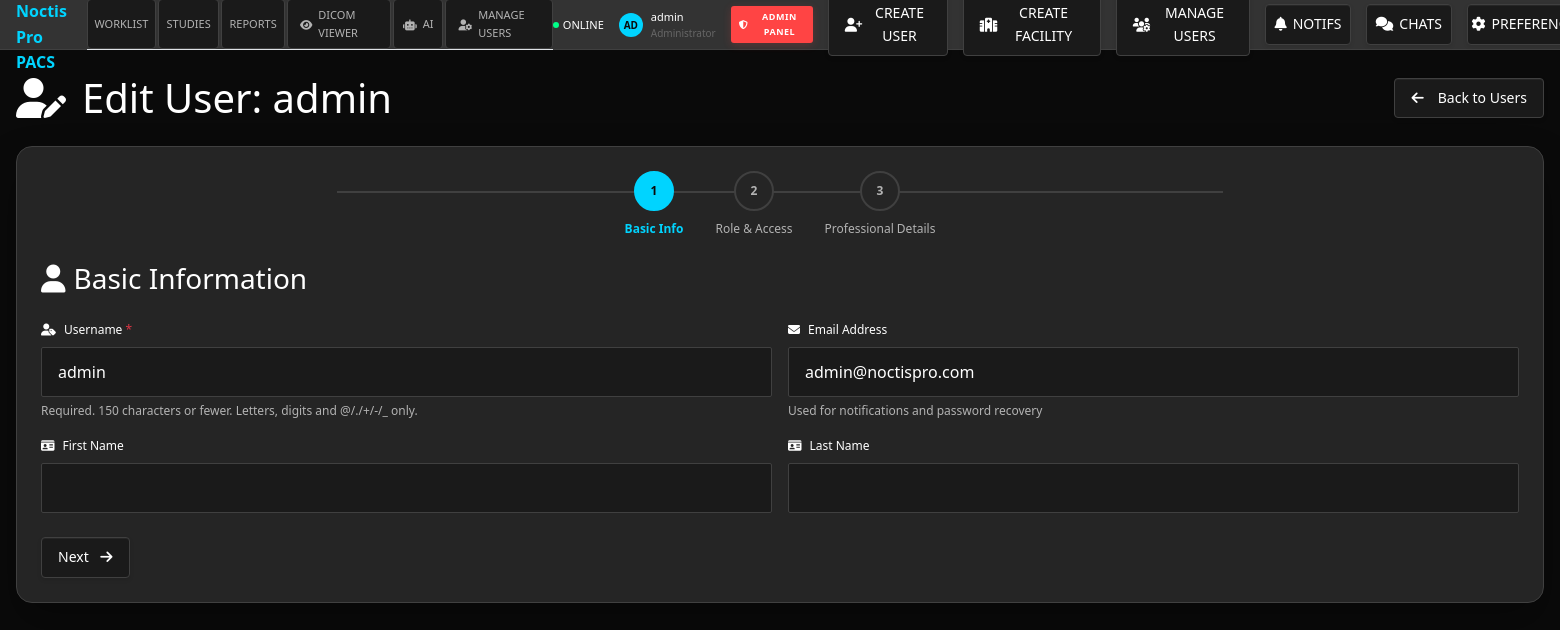
The page /admin-panel/users/edit/1/ (signed in) on the database its author committed.
### accounts/models.py (models this page shows, shortened)
class User(AbstractUser):
    USER_ROLES = (
        ('admin', 'Administrator'),
        ('radiologist', 'Radiologist'),
        ('facility', 'Facility User'),
    )
    role = models.CharField(max_length=20, choices=USER_ROLES, default='facility')
    facility = models.ForeignKey(Facility, on_delete=models.CASCADE, null=True, blank=True)
    phone = models.CharField(max_length=20, blank=True)
    license_number = models.CharField(max_length=100, blank=True)
    specialization = models.CharField(max_length=100, blank=True)
    is_verified = models.BooleanField(default=False)
    last_login_ip = models.GenericIPAddressField(null=True, blank=True)
    created_at = models.DateTimeField(auto_now_add=True)
    updated_at = models.DateTimeField(auto_now=True)
    def is_admin(self):
        if getattr(self, 'is_superuser', False) or getattr(self, 'is_staff', False):
            return True
        return self.role == 'admin'
    def can_edit_reports(self):
        return self.role in ['admin', 'radiologist']
    def can_manage_users(self):
        if getattr(self, 'is_superuser', False) or getattr(self, 'is_staff', False):
            return True
        return self.role == 'admin'

### admin_panel/views.py (the view)
# urls.py: path('users/edit/<int:user_id>/', views.user_edit, name='user_edit'),
@login_required
@user_passes_test(is_admin)
def user_edit(request, user_id):
    from .forms import CustomUserUpdateForm
    user = get_object_or_404(User, id=user_id)
    if request.method == 'POST':
        form = CustomUserUpdateForm(request.POST, instance=user)
        if form.is_valid():
            try:
                updated_user = form.save()
                AuditLog.objects.create(
                    user=request.user,
                    action='update',
                    model_name='User',
                    object_id=str(updated_user.id),
                    object_repr=str(updated_user),
                    description=f'Updated user {updated_user.username} ({updated_user.get_role_display()})'
                )
                facility_info = f" - Assigned to {updated_user.facility.name}" if updated_user.facility else ""
                status_info = []
                if updated_user.is_active:
                    status_info.append("Active")
                if updated_user.is_verified:
                    status_info.append("Verified")
                status_text = ", ".join(status_info) if status_info else "Inactive"
                messages.success(
                    request,
                    f'User "{updated_user.username}" updated successfully! '
                    f'Role: {updated_user.get_role_display()}{facility_info}. '
                    f'Status: {status_text}.'
                )
                return redirect('admin_panel:user_management')
            except Exception as e:
                messages.error(request, f'Error updating user: {str(e)}')
        else:
            for field, errors in form.errors.items():
                for error in errors:
                    if field == '__all__':
                        messages.error(request, error)
                    else:
                        field_name = form.fields[field].label or field.replace('_', ' ').title()
                        messages.error(request, f'{field_name}: {error}')
    else:
        form = CustomUserUpdateForm(instance=user)
    facilities = Facility.objects.filter(is_active=True).order_by('name')
    context = {
        'form': form,
        'user_obj': user,
        'facilities': facilities,
        'user_roles': User.USER_ROLES,
        'edit_mode': True,
        'facilities_count': facilities.count(),
    }
    return render(request, 'admin_panel/user_form.html', context)

### admin_panel/views.py (called while the page is built)
def is_admin(user):
    return user.is_authenticated and user.is_admin()

### worklist/templatetags/dicts.py (called while the page is built, shortened)
@register.simple_tag(takes_context=True)
def user_caps(context):
    user = context.get('user')
    caps = {
        'ai_visible': hasattr(user, 'is_admin') and user.is_admin() or hasattr(user, 'is_radiologist') and user.is_radiologist(),
        'manage_settings': hasattr(user, 'is_admin') and user.is_admin(),
        'can_upload': True,  # All authenticated users can upload
        'can_edit_reports': hasattr(user, 'can_edit_reports') and user.can_edit_reports(),
        'can_manage_users': hasattr(user, 'can_manage_users') and user.can_manage_users(),
    }
    return caps

### templates/admin_panel/user_form.html (shortened to what this page needs)
{% extends 'base.html' %}
{% load static %}
{% block content %}
<div class="container-fluid py-4">
  <div class="row mb-4">
    <div class="col-12 d-flex justify-content-between align-items-center">
      <h1 class="text-white mb-0">
        {% if edit_mode %}
          <i class="fas fa-user-edit me-3"></i>Edit User: {{ user_obj.username }}
        {% else %}
          <i class="fas fa-user-plus me-3"></i>Create User
        {% endif %}
      </h1>
      <a href="{% url 'admin_panel:user_management' %}" class="btn-control">
        <i class="fas fa-arrow-left me-2"></i>Back to Users
      </a>
    </div>
  </div>
  <div class="card-medical p-4">
    <div class="progress-indicator mb-4">
      <div class="step-indicator">
        <div class="step active" data-step="1">
          <div class="step-number">1</div>
          <div class="step-label">Basic Info</div>
        </div>
        <div class="step" data-step="2">
          <div class="step-number">2</div>
          <div class="step-label">Role & Access</div>
        </div>
        <div class="step" data-step="3">
          <div class="step-number">3</div>
          <div class="step-label">Professional Details</div>
        </div>
      </div>
    </div>
    <form method="post" class="multi-step-form">
      <div class="form-step active" data-step="1">
        <h3 class="text-white mb-4"><i class="fas fa-user me-2"></i>Basic Information</h3>
        <div class="row g-3">
          <div class="col-md-6">
            <label class="form-label text-white" for="id_username">
              <i class="fas fa-user-tag me-2"></i>Username <span class="text-danger">*</span>
            </label>
            {{ form.username }}
            {% if form.username.help_text %}
            <div class="form-text text-muted">{{ form.username.help_text }}</div>
            {% else %}
            <div class="form-text text-muted">Username must be unique and will be used for login</div>
            {% endif %}
          </div>
          <div class="col-md-6">
            <label class="form-label text-white" for="id_email">
              <i class="fas fa-envelope me-2"></i>Email Address
            </label>
            {{ form.email }}
            {% if form.email.help_text %}
            <div class="form-text text-muted">{{ form.email.help_text }}</div>
            {% else %}
            <div class="form-text text-muted">Used for notifications and password recovery</div>
            {% endif %}
          </div>
          <div class="col-md-6">
            <label class="form-label text-white" for="id_first_name">
              <i class="fas fa-id-card me-2"></i>First Name
            </label>
            {{ form.first_name }}
          </div>
          <div class="col-md-6">
            <label class="form-label text-white" for="id_last_name">
              <i class="fas fa-id-card me-2"></i>Last Name
            </label>
            {{ form.last_name }}
          </div>
        </div>
      </div>
      <div class="form-navigation mt-4">
        <div class="d-flex justify-content-between">
          <button type="button" class="btn-control" id="nextBtn">
            Next <i class="fas fa-arrow-right ms-2"></i>
          </button>
        </div>
      </div>
    </form>
  </div>
</div>
{% endblock %}

### templates/base.html (shortened to what this page needs)
<!DOCTYPE html>
<html lang="en">
<head>
    <link href="https://cdn.jsdelivr.net/npm/bootstrap@5.3.0/dist/css/bootstrap.min.css" rel="stylesheet">
    <link href="https://cdnjs.cloudflare.com/ajax/libs/font-awesome/6.4.0/css/all.min.css" rel="stylesheet">
    {% load static %}
    {% load dicts %}
    <link rel="stylesheet" href="{% static 'css/noctis-dashboard-style.css' %}">
    <link href="{% static 'css/dicom-viewer-buttons.css' %}" rel="stylesheet">
    <link href="{% static 'css/enhanced-buttons.css' %}" rel="stylesheet">
    <link href="{% static 'css/websocket-ui.css' %}" rel="stylesheet">
    <link href="{% static 'css/visibility-fixes.css' %}" rel="stylesheet">
    <link href="{% static 'css/admin-permissions-fix.css' %}" rel="stylesheet">
</head>
<body class="bg-medical" data-user-id="{% if user.is_authenticated %}{{ user.id }}{% endif %}">
{% if not hide_navbar %}
    <nav class="top-navbar" role="navigation" aria-label="Main Navigation">
        <div class="nav-left">
            <div class="logo"> Noctis Pro PACS</div>
            <div class="nav-tabs">
                <div class="nav-tab{% if request.resolver_match and request.resolver_match.namespace == 'worklist' %} active{% endif %}" onclick="window.location.href='{% url 'worklist:dashboard' %}'">WORKLIST</div>
                <div class="nav-tab" onclick="window.location.href='{% url 'worklist:study_list' %}'">STUDIES</div>
                <div class="nav-tab" onclick="window.location.href='{% url 'reports:report_list' %}'">REPORTS</div>
                <div class="nav-tab" onclick="window.location.href='{% url 'dicom_viewer:viewer' %}'"><i class="fas fa-eye"></i> DICOM VIEWER</div>
                {% user_caps as caps %}
                {% if caps.ai_visible %}
                {% if user.role == 'admin' or user.role == 'radiologist' %}
                <div class="nav-tab" onclick="window.location.href='{% url 'ai_analysis:ai_dashboard' %}'"><i class="fas fa-robot"></i> AI</div>
                {% endif %}
                {% endif %}
                {% if user.is_authenticated %}
                {% user_caps as caps %}
                {% if user.role == 'admin' or caps.manage_users %}
                <div class="nav-tab" onclick="window.location.href='{% url 'admin_panel:user_management' %}'"><i class="fas fa-user-cog"></i> MANAGE USERS</div>
                {% endif %}
                {% endif %}
            </div>
        </div>
        <div class="nav-right">
            <div class="status-indicator">
                <div class="status-dot"></div>
                <span>ONLINE</span>
            </div>
            <div class="user-info">
                <div class="user-avatar">{{ user.get_full_name|default:user.username|slice:":2"|upper }}</div>
                <div>
                    <div>{{ user.get_full_name|default:user.username }}</div>
                    <div style="color: var(--text-muted); font-size: 10px;">{% if user.role == 'admin' %}Administrator{% elif user.role == 'radiologist' %}Radiologist{% else %}Facility User{% endif %}</div>
                </div>
            </div>
            {% if user.is_authenticated %}
            {% user_caps as caps %}
            {% if user.role == 'admin' or caps.manage_settings %}
            <button type="button" class="admin-btn" onclick="window.location.href='{% url 'admin_panel:dashboard' %}'" title="Administrator Dashboard"><i class="fas fa-shield-alt"></i> ADMIN PANEL</button>
            {% endif %}
            {% if user.role == 'admin' or caps.manage_users %}
            <button type="button" class="btn-control" onclick="window.location.href='{% url 'admin_panel:user_create' %}'" title="Create New User"><i class="fas fa-user-plus"></i> CREATE USER</button>
            {% endif %}
            {% if user.role == 'admin' or caps.manage_facilities %}
            <button type="button" class="btn-control" onclick="window.location.href='{% url 'admin_panel:facility_create' %}'" title="Create New Facility"><i class="fas fa-hospital"></i> CREATE FACILITY</button>
            {% endif %}
            {% if user.role == 'admin' or caps.manage_users %}
            <button type="button" class="btn-control" onclick="window.location.href='{% url 'admin_panel:user_management' %}'" title="Manage All Users"><i class="fas fa-users-cog"></i> MANAGE USERS</button>
            {% endif %}
            {% endif %}
            <button type="button" class="btn-control" onclick="window.location.href='{% url 'notifications:list' %}'"   title="Notifications">
                <i class="fas fa-bell"></i> NOTIFS <span id="notifBadge" class="study-count" style="display:none">0</span>
            </button>
            <button type="button" class="btn-control" onclick="window.location.href='{% url 'chat:chat_rooms' %}'"   title="Chats">
                <i class="fas fa-comments"></i> CHATS
            </button>
            {% if user.is_authenticated %}
            <button type="button" class="btn-control" onclick="window.location.href='{% url 'accounts:preferences' %}'" title="User Preferences">
                <i class="fas fa-cog"></i> PREFERENCES
            </button>
            {% endif %}
        </div>
    </nav>
{% endif %}
    {% block content %}{% endblock %}
</body>
</html>

### static/css/noctis-dashboard-style.css (style rules this page uses)
:root { --primary-bg: #0a0a0a; --secondary-bg: #1a1a1a; --card-surface: #252525; --header-bg: #333333; --border-color: #404040; --accent-color: #00d4ff; --text-primary: #ffffff; --text-secondary: #b3b3b3; --text-muted: #666666; --success-color: #00ff88; --warning-color: #ffaa00; --danger-color: #ff4444; --urgent-color: #ff0066; --scheduled-color: #4a90e2; --in-progress-color: #f5a623; --completed-color: #7ed321; --cancelled-color: #d0021b; --gradient-primary: linear-gradient(135deg, var(--header-bg) 0%, var(--secondary-bg) 50%, #2a2a2a 100%); --gradient-accent: linear-gradient(135deg, var(--accent-color) 0%, #00b8d4 50%, #0099cc 100%); --gradient-card: linear-gradient(145deg, var(--card-surface) 0%, #2a2a2a 50%, var(--card-surface) 100%); --gradient-success: linear-gradient(135deg, var(--success-color) 0%, #00cc66 100%); --gradient-warning: linear-gradient(135deg, var(--warning-color) 0%, #cc8800 100%); --gradient-danger: linear-gradient(135deg, var(--danger-color) 0%, #cc3333 100%); --shadow-subtle: 0 2px 8px rgba(0, 0, 0, 0.15); --shadow-medium: 0 4px 16px rgba(0, 0, 0, 0.2); --shadow-strong: 0 8px 32px rgba(0, 0, 0, 0.3); --shadow-glow: 0 0 20px rgba(0, 212, 255, 0.2); }

### static/css/enhanced-buttons.css (style rules this page uses)
.btn, button, .btn-control, .btn-viewer, .tool, .nav-tab { font-family: 'Segoe UI', Tahoma, Geneva, Verdana, sans-serif; font-weight: 500; border: none; border-radius: 4px; cursor: pointer; transition: all 0.2s cubic-bezier(0.4, 0, 0.2, 1); text-decoration: none; display: inline-flex; align-items: center; justify-content: center; gap: 6px; position: relative; overflow: hidden; user-select: none; -webkit-user-select: none; }
.btn-control { background: var(--card-bg, #252525); border: 1px solid var(--border-color, #404040); color: var(--text-primary, #ffffff); padding: 6px 12px; font-size: 11px; min-height: 32px; }
.nav-tab { background: var(--secondary-bg, #1a1a1a); border: 1px solid var(--border-color, #404040); color: var(--text-secondary, #b3b3b3); padding: 6px 12px; font-size: 11px; font-weight: 500; min-height: 32px; }
.admin-btn { background: linear-gradient(135deg, var(--danger-color, #ff4444) 0%, #d32f2f 100%); color: var(--text-primary, #ffffff); border: 1px solid var(--danger-color, #ff4444); padding: 4px 8px; font-size: 9px; font-weight: 600; text-transform: uppercase; letter-spacing: 0.5px; min-height: 28px; box-shadow: 0 2px 8px rgba(255, 68, 68, 0.2); }

### static/css/visibility-fixes.css (style rules this page uses)
.btn-control { color: var(--text-primary, #ffffff) !important; background: var(--secondary-bg, #1a1a1a) !important; border: 1px solid var(--border-color, #404040) !important; }
label { color: var(--text-primary, #ffffff) !important; }
input[type="text"], input[type="email"], input[type="password"], input[type="number"], select, textarea { background-color: var(--secondary-bg, #1a1a1a) !important; border: 1px solid var(--border-color, #404040) !important; color: var(--text-primary, #ffffff) !important; }
p, span, div, h1, h2, h3, h4, h5, h6 { color: inherit; }
.text-muted { color: var(--text-secondary, #b3b3b3) !important; }

### static/css/admin-permissions-fix.css (style rules this page uses)
.user-info { color: var(--text-primary) !important; }

### rows shown on the page
User: get_full_name "AD", get_full_name "admin", username "admin", email "admin@noctispro.com"
